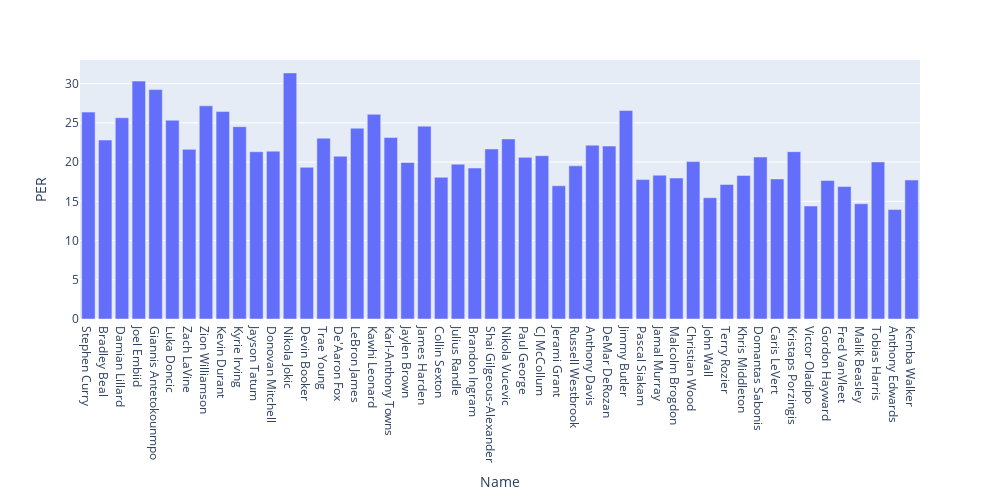

The cell this chart's notebook holds for it:
### Code cell
#PER
fig = px.bar(df, x = 'Name', y = 'PER',width = 1000, height = 500)
fig.show()

### Figure 1 — Plotly figure (JSON) as saved in the notebook; plotly's stock layout.template omitted (floating-point values rounded to 4 significant figures)
{"data": [{"alignmentgroup": "True", "hovertemplate": "Name=%{x}<br>PER=%{y}<extra></extra>", "legendgroup": "", "marker": {"color": "#636efa"}, "name": "", "offsetgroup": "", "orientation": "v", "showlegend": false, "textposition": "auto", "type": "bar", "x": ["Stephen Curry", "Bradley Beal", "Damian Lillard", "Joel Embiid", "Giannis Antetokounmpo", "Luka Doncic", "Zach LaVine", "Zion Williamson", "Kevin Durant", "Kyrie Irving", "Jayson Tatum", "Donovan Mitchell", "Nikola Jokic", "Devin Booker", "Trae Young", "De'Aaron Fox", "LeBron James", "Kawhi Leonard", "Karl-Anthony Towns", "Jaylen Brown", "James Harden", "Collin Sexton", "Julius Randle", "Brandon Ingram", "Shai Gilgeous-Alexander", "Nikola Vucevic", "Paul George", "CJ McCollum", "Jerami Grant", "Russell Westbrook", "Anthony Davis", "DeMar DeRozan", "Jimmy Butler", "Pascal Siakam", "Jamal Murray", "Malcolm Brogdon", "Christian Wood", "John Wall", "Terry Rozier", "Khris Middleton", "Domantas Sabonis", "Caris LeVert", "Kristaps Porzingis", "Victor Oladipo", "Gordon Hayward", "Fred VanVleet", "Malik Beasley", "Tobias Harris", "Anthony Edwards", "Kemba Walker"], "xaxis": "x", "y": [26.37, 22.81, 25.65, 30.32, 29.24, 25.33, 21.62, 27.17, 26.44, 24.51, 21.32, 21.39, 31.36, 19.33, 23.05, 20.74, 24.32, 26.09, 23.13, 19.95, 24.58, 18.06, 19.73, 19.24, 21.67, 22.95, 20.6, 20.81, 16.98, 19.52, 22.16, 22.04, 26.57, 17.77, 18.33, 17.97, 20.06, 15.46, 17.15, 18.3, 20.64, 17.85, 21.33, 14.4, 17.65, 16.88, 14.69, 20.02, 13.95, 17.72], "yaxis": "y"}], "layout": {"barmode": "relative", "height": 500, "legend": {"tracegroupgap": 0}, "margin": {"t": 60}, "width": 1000, "xaxis": {"anchor": "y", "domain": [0, 1], "title": {"text": "Name"}}, "yaxis": {"anchor": "x", "domain": [0, 1], "title": {"text": "PER"}}}}
